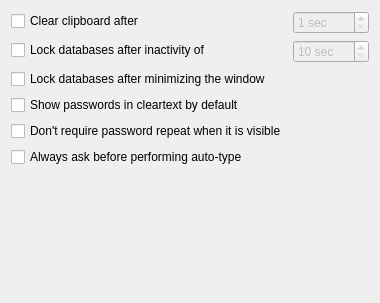
<?xml version="1.0" encoding="UTF-8"?>
<ui version="4.0">
 <class>SettingsWidgetSecurity</class>
 <widget class="QWidget" name="SettingsWidgetSecurity">
  <property name="geometry">
   <rect>
    <x>0</x>
    <y>0</y>
    <width>374</width>
    <height>303</height>
   </rect>
  </property>
  <layout class="QFormLayout" name="formLayout">
   <item row="0" column="0">
    <widget class="QCheckBox" name="clearClipboardCheckBox">
     <property name="text">
      <string>Clear clipboard after</string>
     </property>
    </widget>
   </item>
   <item row="0" column="1">
    <widget class="QSpinBox" name="clearClipboardSpinBox">
     <property name="enabled">
      <bool>false</bool>
     </property>
     <property name="suffix">
      <string> sec</string>
     </property>
     <property name="minimum">
      <number>1</number>
     </property>
     <property name="maximum">
      <number>999</number>
     </property>
    </widget>
   </item>
   <item row="1" column="0">
    <widget class="QCheckBox" name="lockDatabaseIdleCheckBox">
     <property name="text">
      <string>Lock databases after inactivity of</string>
     </property>
    </widget>
   </item>
   <item row="1" column="1">
    <widget class="QSpinBox" name="lockDatabaseIdleSpinBox">
     <property name="enabled">
      <bool>false</bool>
     </property>
     <property name="suffix">
      <string> sec</string>
     </property>
     <property name="minimum">
      <number>10</number>
     </property>
     <property name="maximum">
      <number>9999</number>
     </property>
    </widget>
   </item>
   <item row="2" column="0">
    <widget class="QCheckBox" name="lockDatabaseMinimizeCheckBox">
     <property name="text">
      <string>Lock databases after minimizing the window</string>
     </property>
    </widget>
   </item>
   <item row="3" column="0">
    <widget class="QCheckBox" name="passwordCleartextCheckBox">
     <property name="text">
      <string>Show passwords in cleartext by default</string>
     </property>
    </widget>
   </item>
   <item row="4" column="0">
    <widget class="QCheckBox" name="passwordRepeatCheckBox">
     <property name="text">
      <string>Don't require password repeat when it is visible</string>
     </property>
    </widget>
   </item>
   <item row="5" column="0">
    <widget class="QCheckBox" name="autoTypeAskCheckBox">
     <property name="text">
      <string>Always ask before performing auto-type</string>
     </property>
    </widget>
   </item>
  </layout>
 </widget>
 <tabstops>
  <tabstop>clearClipboardCheckBox</tabstop>
  <tabstop>clearClipboardSpinBox</tabstop>
 </tabstops>
 <resources/>
 <connections/>
</ui>
